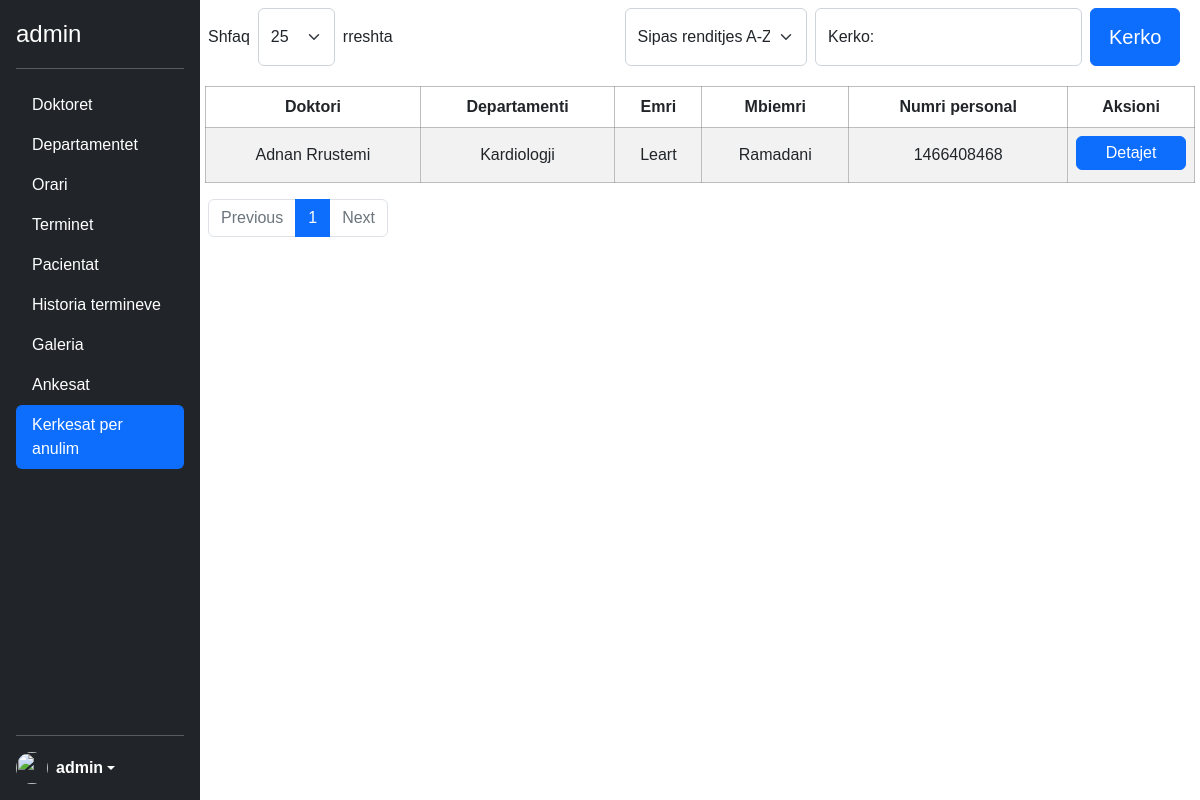
The app's page /admin/kerkesatAnulimit.php (signed in), older data.
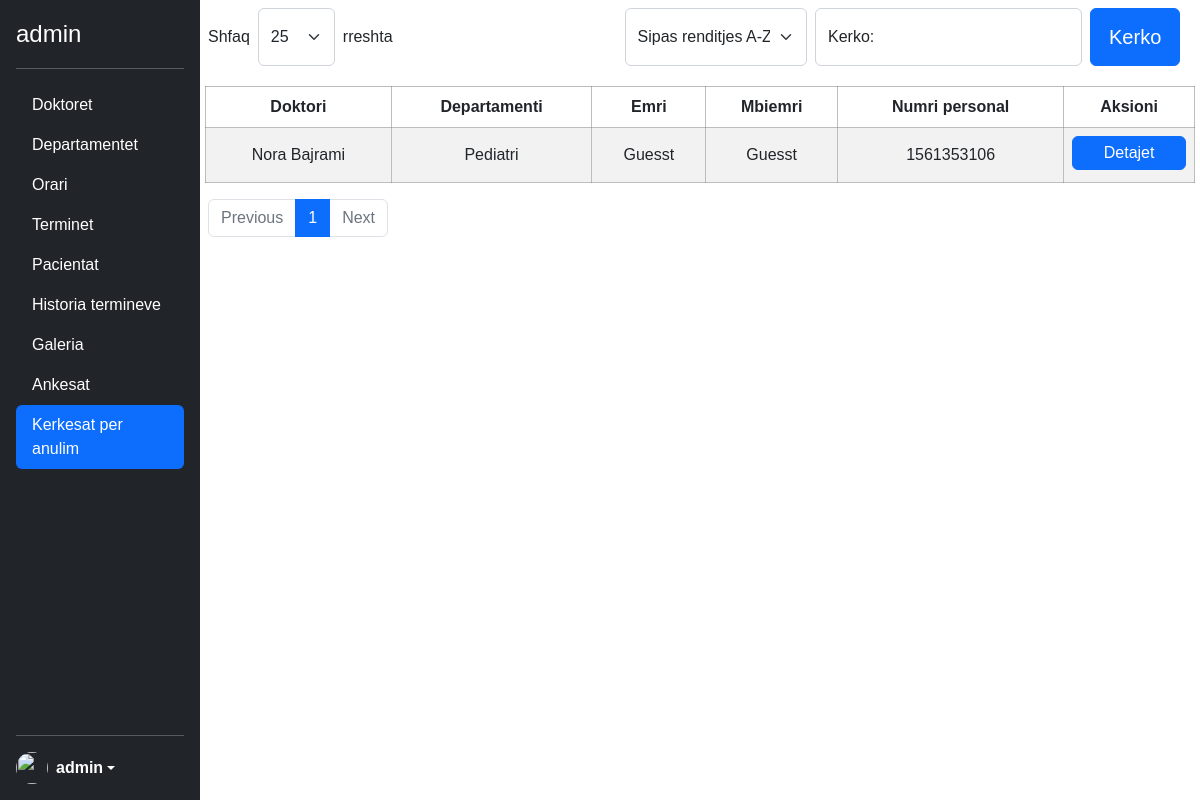
The same page, newer data.
### tables this page shows
CREATE TABLE `kerkesatanulimit` (
  `id` int(11) NOT NULL,
  `emri_pacientit` varchar(100) NOT NULL,
  `mbiemri_pacientit` varchar(100) NOT NULL,
  `numri_personal` int(10) NOT NULL,
  `email` varchar(100) NOT NULL,
  `telefoni` varchar(100) NOT NULL,
  `doktori` varchar(100) NOT NULL,
  `departamenti` varchar(100) NOT NULL,
  `data` date NOT NULL,
  `ora` time NOT NULL,
  `arsyeja_anulimit` varchar(150) NOT NULL
);

### admin/kerkesatAnulimit.php (the view, shortened to what the changed rows need)
<?php
include('../config.php');
?>
<?php include('header.php') ?>
</head>
<body>
    <?php
    $entries = isset($_GET['entries']) ? $_GET['entries'] : 25;
    $sortDefault = "default";
    $sortBy = isset($_GET['sortBy']) ? $_GET['sortBy'] : $sortDefault;
    $sort = "";
    $countSql = "SELECT COUNT(*) as total FROM kerkesatanulimit";
    $countPrep = $con->prepare($countSql);
    $countPrep->execute();
    $totalRows = $countPrep->fetch();
    $totalRows = $totalRows['total'];
    $totalPages = ceil($totalRows / $entries);
    $currentPage = isset($_GET['page']) ? $_GET['page'] : 1;
    $startIndex = ($currentPage - 1) * $entries;
    if ($sortBy == "default") {
        $sort = " ORDER BY doktori ASC LIMIT :startIndex, $entries";
    } else if ($sortBy == "ASC") {
        $sort = " ORDER BY doktori ASC LIMIT :startIndex, $entries";
        $sortASC = 'selected';
        $searchedQuery = isset($_GET['keyword']) ? $_GET['keyword'] : "";
    } else if ($sortBy == "DESC") {
        $sort = " ORDER BY doktori DESC LIMIT :startIndex, $entries";
        $sortDESC = 'selected';
        $searchedQuery = isset($_GET['keyword']) ? $_GET['keyword'] : "";
    } else if ($sortBy == "date") {
        $sort = " ORDER BY DATE(data) LIMIT :startIndex, $entries";
        $sortDate = 'selected';
        $searchedQuery = isset($_GET['keyword']) ? $_GET['keyword'] : "";
    }
    if (isset($_GET['search']) && !empty($_GET['keyword'])) {
        $keyword = $_GET['keyword'];
        $sort = "SELECT * FROM kerkesatanulimit WHERE doktori=:keyword OR departamenti=:keyword  OR numri_personal=:keyword OR
             emri_pacientit=:keyword OR mbiemri_pacientit=:keyword OR data=:keyword OR ora=:keyword" . $sort;
        $sql = $sort;
        $prep = $con->prepare($sql);
        $prep->bindParam(':keyword', $keyword);
        $prep->bindValue(':startIndex', $startIndex, PDO::PARAM_INT);
        $prep->execute();
        $data = $prep->fetchAll(PDO::FETCH_ASSOC);
        $searchedQuery = $keyword;
    } else {
        $sql = "SELECT * FROM kerkesatanulimit" . $sort;
        $prep = $con->prepare($sql);
        $prep->bindValue(':startIndex', $startIndex, PDO::PARAM_INT);
        $prep->execute();
        $data = $prep->fetchAll(PDO::FETCH_ASSOC);
    }
    if (!$data) {
        $empty = 'empty';
    } else {
        $empty = '';
    }
    ?>
    <main class="main mainRes d-flex flex-column align-items-center">
        <?php if ($empty == '') : ?>
            <table class="table table-striped text-center mt-2 table_patient">
                <thead>
                    <tr>
                        <th scope="col">Doktori</th>
                        <th scope="col">Departamenti</th>
                        <th scope="col">Emri</th>
                        <th scope="col">Mbiemri</th>
                        <th scope="col">Numri personal</th>
                        <th scope="col">Aksioni</th>
                    </tr>
                </thead>
                <tbody>
                    <?php foreach ($data as $data) : ?>
                        <tr>
                            <td><?= $data['doktori'] ?></td>
                            <td><?= $data['departamenti'] ?></td>
                            <td><?= $data['emri_pacientit'] ?></td>
                            <td><?= $data['mbiemri_pacientit'] ?></td>
                            <td><?= $data['numri_personal'] ?></td>
                            <td>
                                <a class="text-decoration-none text-white" href="tedhenatKerkesave.php?id=<?= $data['id']  ?>">
                                    <button class="btn btn-primary w-100 p-1 text-white mb-1 rez">Detajet</button>
                                </a>
                            </td>
                        </tr>
                    <?php endforeach; ?>
                </tbody>
            </table>
        <?php endif; ?>
        <?php if ($empty == 'empty') { ?>
            <article class=" d-flex justify-content-center mt-5">
                <h1 class=" h1 fw-normal text-center mt-5">Te dhenat nuk u gjenden ne databaze.</h1>
            </article>
        <?php } else { ?>
            <nav aria-label="Page navigation example" class="w-100 ps-2">
                <ul class="pagination">
                 <?php
                    $maxVisibleLinks = 5;
                    $startPage = max(1, $currentPage - floor($maxVisibleLinks / 2));
                    $endPage = min($startPage + $maxVisibleLinks - 1, $totalPages);
                    for ($i = $startPage; $i <= $endPage; $i++) {
                        $activePage = ($i == $currentPage) ? 'active' : '';
                        echo '<li class="page-item"><a class="page-link ' . $activePage . '" href="?page=' . $i . '">' . $i . '</a></li>';
                    }
                    ?>
                </ul>
            </nav>
        <?php } ?>
    </main>
</body>
</html>

Row changes from the older to the newer data that the page shows:
removed kerkesatanulimit: doktori "Adnan Rrustemi", departamenti "Kardiologji", emri_pacientit "Leart", mbiemri_pacientit "Ramadani", numri_personal "1466408468"
added kerkesatanulimit: doktori "Nora Bajrami", departamenti "Pediatri", emri_pacientit "Guesst", mbiemri_pacientit "Guesst", numri_personal "1561353106"
